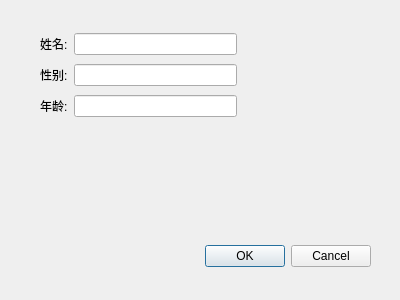
<?xml version="1.0" encoding="UTF-8"?>
<ui version="4.0">
 <class>Dialog</class>
 <widget class="QDialog" name="Dialog">
  <property name="geometry">
   <rect>
    <x>0</x>
    <y>0</y>
    <width>400</width>
    <height>300</height>
   </rect>
  </property>
  <property name="windowTitle">
   <string>Dialog</string>
  </property>
  <widget class="QDialogButtonBox" name="buttonBox">
   <property name="geometry">
    <rect>
     <x>30</x>
     <y>240</y>
     <width>341</width>
     <height>32</height>
    </rect>
   </property>
   <property name="orientation">
    <enum>Qt::Horizontal</enum>
   </property>
   <property name="standardButtons">
    <set>QDialogButtonBox::Cancel|QDialogButtonBox::Ok</set>
   </property>
  </widget>
  <widget class="QWidget" name="">
   <property name="geometry">
    <rect>
     <x>40</x>
     <y>30</y>
     <width>197</width>
     <height>91</height>
    </rect>
   </property>
   <layout class="QVBoxLayout" name="verticalLayout">
    <item>
     <layout class="QHBoxLayout" name="horizontalLayout">
      <item>
       <widget class="QLabel" name="label">
        <property name="text">
         <string>姓名:</string>
        </property>
       </widget>
      </item>
      <item>
       <widget class="QLineEdit" name="lineEdit"/>
      </item>
     </layout>
    </item>
    <item>
     <layout class="QHBoxLayout" name="horizontalLayout_2">
      <item>
       <widget class="QLabel" name="label_2">
        <property name="text">
         <string>性别:</string>
        </property>
       </widget>
      </item>
      <item>
       <widget class="QLineEdit" name="lineEdit_2"/>
      </item>
     </layout>
    </item>
    <item>
     <layout class="QHBoxLayout" name="horizontalLayout_3">
      <item>
       <widget class="QLabel" name="label_3">
        <property name="text">
         <string>年龄:</string>
        </property>
       </widget>
      </item>
      <item>
       <widget class="QLineEdit" name="lineEdit_3"/>
      </item>
     </layout>
    </item>
   </layout>
  </widget>
 </widget>
 <resources/>
 <connections>
  <connection>
   <sender>buttonBox</sender>
   <signal>accepted()</signal>
   <receiver>Dialog</receiver>
   <slot>accept()</slot>
   <hints>
    <hint type="sourcelabel">
     <x>248</x>
     <y>254</y>
    </hint>
    <hint type="destinationlabel">
     <x>157</x>
     <y>274</y>
    </hint>
   </hints>
  </connection>
  <connection>
   <sender>buttonBox</sender>
   <signal>rejected()</signal>
   <receiver>Dialog</receiver>
   <slot>reject()</slot>
   <hints>
    <hint type="sourcelabel">
     <x>316</x>
     <y>260</y>
    </hint>
    <hint type="destinationlabel">
     <x>286</x>
     <y>274</y>
    </hint>
   </hints>
  </connection>
 </connections>
</ui>
